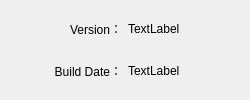
<?xml version="1.0" encoding="UTF-8"?>
<ui version="4.0">
 <class>About</class>
 <widget class="QDialog" name="About">
  <property name="geometry">
   <rect>
    <x>0</x>
    <y>0</y>
    <width>250</width>
    <height>100</height>
   </rect>
  </property>
  <property name="minimumSize">
   <size>
    <width>250</width>
    <height>100</height>
   </size>
  </property>
  <property name="maximumSize">
   <size>
    <width>250</width>
    <height>100</height>
   </size>
  </property>
  <property name="windowTitle">
   <string>About</string>
  </property>
  <layout class="QGridLayout" name="gridLayout">
   <item row="0" column="0">
    <widget class="QLabel" name="label">
     <property name="text">
      <string>Version：</string>
     </property>
     <property name="alignment">
      <set>Qt::AlignRight|Qt::AlignTrailing|Qt::AlignVCenter</set>
     </property>
    </widget>
   </item>
   <item row="0" column="1">
    <widget class="QLabel" name="lb_version">
     <property name="text">
      <string>TextLabel</string>
     </property>
    </widget>
   </item>
   <item row="1" column="0">
    <widget class="QLabel" name="label_3">
     <property name="text">
      <string>Build Date：</string>
     </property>
     <property name="alignment">
      <set>Qt::AlignRight|Qt::AlignTrailing|Qt::AlignVCenter</set>
     </property>
    </widget>
   </item>
   <item row="1" column="1">
    <widget class="QLabel" name="lb_builddate">
     <property name="text">
      <string>TextLabel</string>
     </property>
    </widget>
   </item>
  </layout>
 </widget>
 <resources/>
 <connections/>
</ui>
